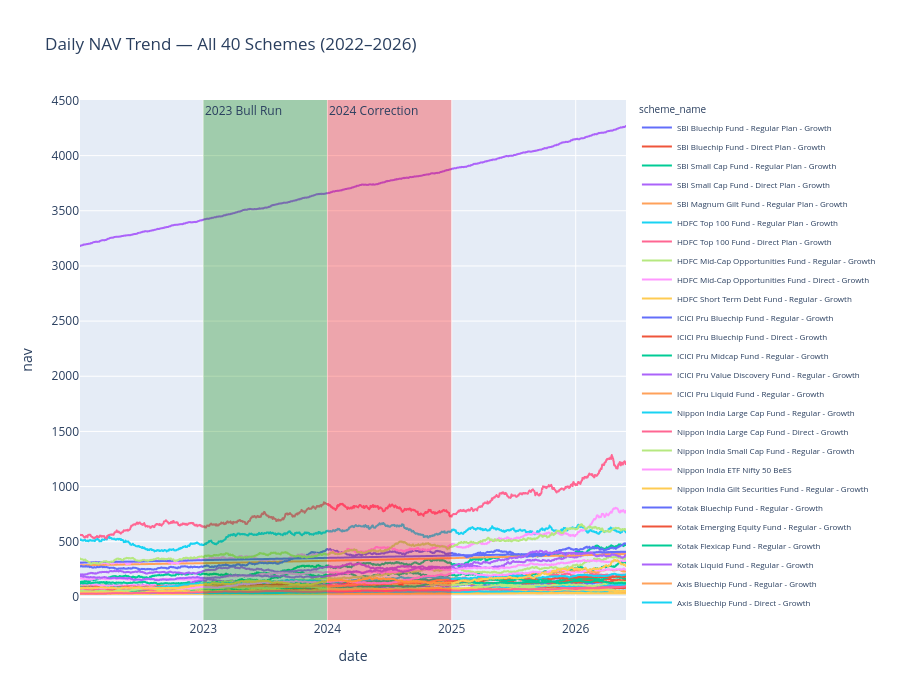

Notebook code cell kept with this figure:
### Markdown cell above
### NAV trend analysis

### Code cell
# Build the line chart: one line per scheme_name, x=date, y=nav
fig = px.line(
    nav_scheme,
    x='date',
    y='nav',
    color='scheme_name',  
    title='Daily NAV Trend — All 40 Schemes (2022–2026)'
)
# Highlight the 2023 bull run — shaded green band
fig.add_vrect(
    x0='2023-01-01', x1='2023-12-31',
    fillcolor='green', opacity=0.3, line_width=0,
    annotation_text='2023 Bull Run', annotation_position='top left'
)
# Highlight the 2024 correction — shaded red band
fig.add_vrect(
    x0='2024-01-01', x1='2024-12-31',
    fillcolor='red', opacity=0.3, line_width=0,
    annotation_text='2024 Correction', annotation_position='top left'
)
fig.update_layout(legend=dict(font=dict(size=8)), height=700)
# Saving to png format

fig.show()

### Figure 1 — Plotly figure (JSON) as saved in the notebook; plotly's stock layout.template omitted (floating-point values rounded to 4 significant figures; data arrays with more than 128 entries replaced by an {"elided": "..."} marker saying what was removed)
{"data": [{"hovertemplate": "scheme_name=SBI Bluechip Fund - Regular Plan - Growth<br>date=%{x}<br>nav=%{y}<extra></extra>", "legendgroup": "SBI Bluechip Fund - Regular Plan - Growth", "line": {"color": "#636efa", "dash": "solid"}, "marker": {"symbol": "circle"}, "mode": "lines", "name": "SBI Bluechip Fund - Regular Plan - Growth", "showlegend": true, "type": "scattergl", "x": {"elided": "1150 str values"}, "xaxis": "x", "y": {"elided": "1150 float values"}, "yaxis": "y"}, {"hovertemplate": "scheme_name=SBI Bluechip Fund - Direct Plan - Growth<br>date=%{x}<br>nav=%{y}<extra></extra>", "legendgroup": "SBI Bluechip Fund - Direct Plan - Growth", "line": {"color": "#EF553B", "dash": "solid"}, "marker": {"symbol": "circle"}, "mode": "lines", "name": "SBI Bluechip Fund - Direct Plan - Growth", "showlegend": true, "type": "scattergl", "x": {"elided": "1150 str values"}, "xaxis": "x", "y": {"elided": "1150 float values"}, "yaxis": "y"}, {"hovertemplate": "scheme_name=SBI Small Cap Fund - Regular Plan - Growth<br>date=%{x}<br>nav=%{y}<extra></extra>", "legendgroup": "SBI Small Cap Fund - Regular Plan - Growth", "line": {"color": "#00cc96", "dash": "solid"}, "marker": {"symbol": "circle"}, "mode": "lines", "name": "SBI Small Cap Fund - Regular Plan - Growth", "showlegend": true, "type": "scattergl", "x": {"elided": "1150 str values"}, "xaxis": "x", "y": {"elided": "1150 float values"}, "yaxis": "y"}, {"hovertemplate": "scheme_name=SBI Small Cap Fund - Direct Plan - Growth<br>date=%{x}<br>nav=%{y}<extra></extra>", "legendgroup": "SBI Small Cap Fund - Direct Plan - Growth", "line": {"color": "#ab63fa", "dash": "solid"}, "marker": {"symbol": "circle"}, "mode": "lines", "name": "SBI Small Cap Fund - Direct Plan - Growth", "showlegend": true, "type": "scattergl", "x": {"elided": "1150 str values"}, "xaxis": "x", "y": {"elided": "1150 float values"}, "yaxis": "y"}, {"hovertemplate": "scheme_name=SBI Magnum Gilt Fund - Regular Plan - Growth<br>date=%{x}<br>nav=%{y}<extra></extra>", "legendgroup": "SBI Magnum Gilt Fund - Regular Plan - Growth", "line": {"color": "#FFA15A", "dash": "solid"}, "marker": {"symbol": "circle"}, "mode": "lines", "name": "SBI Magnum Gilt Fund - Regular Plan - Growth", "showlegend": true, "type": "scattergl", "x": {"elided": "1150 str values"}, "xaxis": "x", "y": {"elided": "1150 float values"}, "yaxis": "y"}, {"hovertemplate": "scheme_name=HDFC Top 100 Fund - Regular Plan - Growth<br>date=%{x}<br>nav=%{y}<extra></extra>", "legendgroup": "HDFC Top 100 Fund - Regular Plan - Growth", "line": {"color": "#19d3f3", "dash": "solid"}, "marker": {"symbol": "circle"}, "mode": "lines", "name": "HDFC Top 100 Fund - Regular Plan - Growth", "showlegend": true, "type": "scattergl", "x": {"elided": "1150 str values"}, "xaxis": "x", "y": {"elided": "1150 float values"}, "yaxis": "y"}, {"hovertemplate": "scheme_name=HDFC Top 100 Fund - Direct Plan - Growth<br>date=%{x}<br>nav=%{y}<extra></extra>", "legendgroup": "HDFC Top 100 Fund - Direct Plan - Growth", "line": {"color": "#FF6692", "dash": "solid"}, "marker": {"symbol": "circle"}, "mode": "lines", "name": "HDFC Top 100 Fund - Direct Plan - Growth", "showlegend": true, "type": "scattergl", "x": {"elided": "1150 str values"}, "xaxis": "x", "y": {"elided": "1150 float values"}, "yaxis": "y"}, {"hovertemplate": "scheme_name=HDFC Mid-Cap Opportunities Fund - Regular - Growth<br>date=%{x}<br>nav=%{y}<extra></extra>", "legendgroup": "HDFC Mid-Cap Opportunities Fund - Regular - Growth", "line": {"color": "#B6E880", "dash": "solid"}, "marker": {"symbol": "circle"}, "mode": "lines", "name": "HDFC Mid-Cap Opportunities Fund - Regular - Growth", "showlegend": true, "type": "scattergl", "x": {"elided": "1150 str values"}, "xaxis": "x", "y": {"elided": "1150 float values"}, "yaxis": "y"}, {"hovertemplate": "scheme_name=HDFC Mid-Cap Opportunities Fund - Direct - Growth<br>date=%{x}<br>nav=%{y}<extra></extra>", "legendgroup": "HDFC Mid-Cap Opportunities Fund - Direct - Growth", "line": {"color": "#FF97FF", "dash": "solid"}, "marker": {"symbol": "circle"}, "mode": "lines", "name": "HDFC Mid-Cap Opportunities Fund - Direct - Growth", "showlegend": true, "type": "scattergl", "x": {"elided": "1150 str values"}, "xaxis": "x", "y": {"elided": "1150 float values"}, "yaxis": "y"}, {"hovertemplate": "scheme_name=HDFC Short Term Debt Fund - Regular - Growth<br>date=%{x}<br>nav=%{y}<extra></extra>", "legendgroup": "HDFC Short Term Debt Fund - Regular - Growth", "line": {"color": "#FECB52", "dash": "solid"}, "marker": {"symbol": "circle"}, "mode": "lines", "name": "HDFC Short Term Debt Fund - Regular - Growth", "showlegend": true, "type": "scattergl", "x": {"elided": "1150 str values"}, "xaxis": "x", "y": {"elided": "1150 float values"}, "yaxis": "y"}, {"hovertemplate": "scheme_name=ICICI Pru Bluechip Fund - Regular - Growth<br>date=%{x}<br>nav=%{y}<extra></extra>", "legendgroup": "ICICI Pru Bluechip Fund - Regular - Growth", "line": {"color": "#636efa", "dash": "solid"}, "marker": {"symbol": "circle"}, "mode": "lines", "name": "ICICI Pru Bluechip Fund - Regular - Growth", "showlegend": true, "type": "scattergl", "x": {"elided": "1150 str values"}, "xaxis": "x", "y": {"elided": "1150 float values"}, "yaxis": "y"}, {"hovertemplate": "scheme_name=ICICI Pru Bluechip Fund - Direct - Growth<br>date=%{x}<br>nav=%{y}<extra></extra>", "legendgroup": "ICICI Pru Bluechip Fund - Direct - Growth", "line": {"color": "#EF553B", "dash": "solid"}, "marker": {"symbol": "circle"}, "mode": "lines", "name": "ICICI Pru Bluechip Fund - Direct - Growth", "showlegend": true, "type": "scattergl", "x": {"elided": "1150 str values"}, "xaxis": "x", "y": {"elided": "1150 float values"}, "yaxis": "y"}, {"hovertemplate": "scheme_name=ICICI Pru Midcap Fund - Regular - Growth<br>date=%{x}<br>nav=%{y}<extra></extra>", "legendgroup": "ICICI Pru Midcap Fund - Regular - Growth", "line": {"color": "#00cc96", "dash": "solid"}, "marker": {"symbol": "circle"}, "mode": "lines", "name": "ICICI Pru Midcap Fund - Regular - Growth", "showlegend": true, "type": "scattergl", "x": {"elided": "1150 str values"}, "xaxis": "x", "y": {"elided": "1150 float values"}, "yaxis": "y"}, {"hovertemplate": "scheme_name=ICICI Pru Value Discovery Fund - Regular - Growth<br>date=%{x}<br>nav=%{y}<extra></extra>", "legendgroup": "ICICI Pru Value Discovery Fund - Regular - Growth", "line": {"color": "#ab63fa", "dash": "solid"}, "marker": {"symbol": "circle"}, "mode": "lines", "name": "ICICI Pru Value Discovery Fund - Regular - Growth", "showlegend": true, "type": "scattergl", "x": {"elided": "1150 str values"}, "xaxis": "x", "y": {"elided": "1150 float values"}, "yaxis": "y"}, {"hovertemplate": "scheme_name=ICICI Pru Liquid Fund - Regular - Growth<br>date=%{x}<br>nav=%{y}<extra></extra>", "legendgroup": "ICICI Pru Liquid Fund - Regular - Growth", "line": {"color": "#FFA15A", "dash": "solid"}, "marker": {"symbol": "circle"}, "mode": "lines", "name": "ICICI Pru Liquid Fund - Regular - Growth", "showlegend": true, "type": "scattergl", "x": {"elided": "1150 str values"}, "xaxis": "x", "y": {"elided": "1150 float values"}, "yaxis": "y"}, {"hovertemplate": "scheme_name=Nippon India Large Cap Fund - Regular - Growth<br>date=%{x}<br>nav=%{y}<extra></extra>", "legendgroup": "Nippon India Large Cap Fund - Regular - Growth", "line": {"color": "#19d3f3", "dash": "solid"}, "marker": {"symbol": "circle"}, "mode": "lines", "name": "Nippon India Large Cap Fund - Regular - Growth", "showlegend": true, "type": "scattergl", "x": {"elided": "1150 str values"}, "xaxis": "x", "y": {"elided": "1150 float values"}, "yaxis": "y"}, {"hovertemplate": "scheme_name=Nippon India Large Cap Fund - Direct - Growth<br>date=%{x}<br>nav=%{y}<extra></extra>", "legendgroup": "Nippon India Large Cap Fund - Direct - Growth", "line": {"color": "#FF6692", "dash": "solid"}, "marker": {"symbol": "circle"}, "mode": "lines", "name": "Nippon India Large Cap Fund - Direct - Growth", "showlegend": true, "type": "scattergl", "x": {"elided": "1150 str values"}, "xaxis": "x", "y": {"elided": "1150 float values"}, "yaxis": "y"}, {"hovertemplate": "scheme_name=Nippon India Small Cap Fund - Regular - Growth<br>date=%{x}<br>nav=%{y}<extra></extra>", "legendgroup": "Nippon India Small Cap Fund - Regular - Growth", "line": {"color": "#B6E880", "dash": "solid"}, "marker": {"symbol": "circle"}, "mode": "lines", "name": "Nippon India Small Cap Fund - Regular - Growth", "showlegend": true, "type": "scattergl", "x": {"elided": "1150 str values"}, "xaxis": "x", "y": {"elided": "1150 float values"}, "yaxis": "y"}, {"hovertemplate": "scheme_name=Nippon India ETF Nifty 50 BeES<br>date=%{x}<br>nav=%{y}<extra></extra>", "legendgroup": "Nippon India ETF Nifty 50 BeES", "line": {"color": "#FF97FF", "dash": "solid"}, "marker": {"symbol": "circle"}, "mode": "lines", "name": "Nippon India ETF Nifty 50 BeES", "showlegend": true, "type": "scattergl", "x": {"elided": "1150 str values"}, "xaxis": "x", "y": {"elided": "1150 float values"}, "yaxis": "y"}, {"hovertemplate": "scheme_name=Nippon India Gilt Securities Fund - Regular - Growth<br>date=%{x}<br>nav=%{y}<extra></extra>", "legendgroup": "Nippon India Gilt Securities Fund - Regular - Growth", "line": {"color": "#FECB52", "dash": "solid"}, "marker": {"symbol": "circle"}, "mode": "lines", "name": "Nippon India Gilt Securities Fund - Regular - Growth", "showlegend": true, "type": "scattergl", "x": {"elided": "1150 str values"}, "xaxis": "x", "y": {"elided": "1150 float values"}, "yaxis": "y"}, {"hovertemplate": "scheme_name=Kotak Bluechip Fund - Regular - Growth<br>date=%{x}<br>nav=%{y}<extra></extra>", "legendgroup": "Kotak Bluechip Fund - Regular - Growth", "line": {"color": "#636efa", "dash": "solid"}, "marker": {"symbol": "circle"}, "mode": "lines", "name": "Kotak Bluechip Fund - Regular - Growth", "showlegend": true, "type": "scattergl", "x": {"elided": "1150 str values"}, "xaxis": "x", "y": {"elided": "1150 float values"}, "yaxis": "y"}, {"hovertemplate": "scheme_name=Kotak Emerging Equity Fund - Regular - Growth<br>date=%{x}<br>nav=%{y}<extra></extra>", "legendgroup": "Kotak Emerging Equity Fund - Regular - Growth", "line": {"color": "#EF553B", "dash": "solid"}, "marker": {"symbol": "circle"}, "mode": "lines", "name": "Kotak Emerging Equity Fund - Regular - Growth", "showlegend": true, "type": "scattergl", "x": {"elided": "1150 str values"}, "xaxis": "x", "y": {"elided": "1150 float values"}, "yaxis": "y"}, {"hovertemplate": "scheme_name=Kotak Flexicap Fund - Regular - Growth<br>date=%{x}<br>nav=%{y}<extra></extra>", "legendgroup": "Kotak Flexicap Fund - Regular - Growth", "line": {"color": "#00cc96", "dash": "solid"}, "marker": {"symbol": "circle"}, "mode": "lines", "name": "Kotak Flexicap Fund - Regular - Growth", "showlegend": true, "type": "scattergl", "x": {"elided": "1150 str values"}, "xaxis": "x", "y": {"elided": "1150 float values"}, "yaxis": "y"}, {"hovertemplate": "scheme_name=Kotak Liquid Fund - Regular - Growth<br>date=%{x}<br>nav=%{y}<extra></extra>", "legendgroup": "Kotak Liquid Fund - Regular - Growth", "line": {"color": "#ab63fa", "dash": "solid"}, "marker": {"symbol": "circle"}, "mode": "lines", "name": "Kotak Liquid Fund - Regular - Growth", "showlegend": true, "type": "scattergl", "x": {"elided": "1150 str values"}, "xaxis": "x", "y": {"elided": "1150 float values"}, "yaxis": "y"}, {"hovertemplate": "scheme_name=Axis Bluechip Fund - Regular - Growth<br>date=%{x}<br>nav=%{y}<extra></extra>", "legendgroup": "Axis Bluechip Fund - Regular - Growth", "line": {"color": "#FFA15A", "dash": "solid"}, "marker": {"symbol": "circle"}, "mode": "lines", "name": "Axis Bluechip Fund - Regular - Growth", "showlegend": true, "type": "scattergl", "x": {"elided": "1150 str values"}, "xaxis": "x", "y": {"elided": "1150 float values"}, "yaxis": "y"}, {"hovertemplate": "scheme_name=Axis Bluechip Fund - Direct - Growth<br>date=%{x}<br>nav=%{y}<extra></extra>", "legendgroup": "Axis Bluechip Fund - Direct - Growth", "line": {"color": "#19d3f3", "dash": "solid"}, "marker": {"symbol": "circle"}, "mode": "lines", "name": "Axis Bluechip Fund - Direct - Growth", "showlegend": true, "type": "scattergl", "x": {"elided": "1150 str values"}, "xaxis": "x", "y": {"elided": "1150 float values"}, "yaxis": "y"}, {"hovertemplate": "scheme_name=Axis Midcap Fund - Regular - Growth<br>date=%{x}<br>nav=%{y}<extra></extra>", "legendgroup": "Axis Midcap Fund - Regular - Growth", "line": {"color": "#FF6692", "dash": "solid"}, "marker": {"symbol": "circle"}, "mode": "lines", "name": "Axis Midcap Fund - Regular - Growth", "showlegend": true, "type": "scattergl", "x": {"elided": "1150 str values"}, "xaxis": "x", "y": {"elided": "1150 float values"}, "yaxis": "y"}, {"hovertemplate": "scheme_name=Axis Small Cap Fund - Regular - Growth<br>date=%{x}<br>nav=%{y}<extra></extra>", "legendgroup": "Axis Small Cap Fund - Regular - Growth", "line": {"color": "#B6E880", "dash": "solid"}, "marker": {"symbol": "circle"}, "mode": "lines", "name": "Axis Small Cap Fund - Regular - Growth", "showlegend": true, "type": "scattergl", "x": {"elided": "1150 str values"}, "xaxis": "x", "y": {"elided": "1150 float values"}, "yaxis": "y"}, {"hovertemplate": "scheme_name=ABSL Frontline Equity Fund - Regular - Growth<br>date=%{x}<br>nav=%{y}<extra></extra>", "legendgroup": "ABSL Frontline Equity Fund - Regular - Growth", "line": {"color": "#FF97FF", "dash": "solid"}, "marker": {"symbol": "circle"}, "mode": "lines", "name": "ABSL Frontline Equity Fund - Regular - Growth", "showlegend": true, "type": "scattergl", "x": {"elided": "1150 str values"}, "xaxis": "x", "y": {"elided": "1150 float values"}, "yaxis": "y"}, {"hovertemplate": "scheme_name=ABSL Small Cap Fund - Regular - Growth<br>date=%{x}<br>nav=%{y}<extra></extra>", "legendgroup": "ABSL Small Cap Fund - Regular - Growth", "line": {"color": "#FECB52", "dash": "solid"}, "marker": {"symbol": "circle"}, "mode": "lines", "name": "ABSL Small Cap Fund - Regular - Growth", "showlegend": true, "type": "scattergl", "x": {"elided": "1150 str values"}, "xaxis": "x", "y": {"elided": "1150 float values"}, "yaxis": "y"}, {"hovertemplate": "scheme_name=ABSL Liquid Fund - Regular - Growth<br>date=%{x}<br>nav=%{y}<extra></extra>", "legendgroup": "ABSL Liquid Fund - Regular - Growth", "line": {"color": "#636efa", "dash": "solid"}, "marker": {"symbol": "circle"}, "mode": "lines", "name": "ABSL Liquid Fund - Regular - Growth", "showlegend": true, "type": "scattergl", "x": {"elided": "1150 str values"}, "xaxis": "x", "y": {"elided": "1150 float values"}, "yaxis": "y"}, {"hovertemplate": "scheme_name=UTI Nifty 50 Index Fund - Regular - Growth<br>date=%{x}<br>nav=%{y}<extra></extra>", "legendgroup": "UTI Nifty 50 Index Fund - Regular - Growth", "line": {"color": "#EF553B", "dash": "solid"}, "marker": {"symbol": "circle"}, "mode": "lines", "name": "UTI Nifty 50 Index Fund - Regular - Growth", "showlegend": true, "type": "scattergl", "x": {"elided": "1150 str values"}, "xaxis": "x", "y": {"elided": "1150 float values"}, "yaxis": "y"}, {"hovertemplate": "scheme_name=UTI Mid Cap Fund - Regular - Growth<br>date=%{x}<br>nav=%{y}<extra></extra>", "legendgroup": "UTI Mid Cap Fund - Regular - Growth", "line": {"color": "#00cc96", "dash": "solid"}, "marker": {"symbol": "circle"}, "mode": "lines", "name": "UTI Mid Cap Fund - Regular - Growth", "showlegend": true, "type": "scattergl", "x": {"elided": "1150 str values"}, "xaxis": "x", "y": {"elided": "1150 float values"}, "yaxis": "y"}, {"hovertemplate": "scheme_name=UTI Flexi Cap Fund - Regular - Growth<br>date=%{x}<br>nav=%{y}<extra></extra>", "legendgroup": "UTI Flexi Cap Fund - Regular - Growth", "line": {"color": "#ab63fa", "dash": "solid"}, "marker": {"symbol": "circle"}, "mode": "lines", "name": "UTI Flexi Cap Fund - Regular - Growth", "showlegend": true, "type": "scattergl", "x": {"elided": "1150 str values"}, "xaxis": "x", "y": {"elided": "1150 float values"}, "yaxis": "y"}, {"hovertemplate": "scheme_name=Mirae Asset Large Cap Fund - Regular - Growth<br>date=%{x}<br>nav=%{y}<extra></extra>", "legendgroup": "Mirae Asset Large Cap Fund - Regular - Growth", "line": {"color": "#FFA15A", "dash": "solid"}, "marker": {"symbol": "circle"}, "mode": "lines", "name": "Mirae Asset Large Cap Fund - Regular - Growth", "showlegend": true, "type": "scattergl", "x": {"elided": "1150 str values"}, "xaxis": "x", "y": {"elided": "1150 float values"}, "yaxis": "y"}, {"hovertemplate": "scheme_name=Mirae Asset Emerging Bluechip Fund - Regular - Growth<br>date=%{x}<br>nav=%{y}<extra></extra>", "legendgroup": "Mirae Asset Emerging Bluechip Fund - Regular - Growth", "line": {"color": "#19d3f3", "dash": "solid"}, "marker": {"symbol": "circle"}, "mode": "lines", "name": "Mirae Asset Emerging Bluechip Fund - Regular - Growth", "showlegend": true, "type": "scattergl", "x": {"elided": "1150 str values"}, "xaxis": "x", "y": {"elided": "1150 float values"}, "yaxis": "y"}, {"hovertemplate": "scheme_name=Mirae Asset Tax Saver Fund - Regular - Growth<br>date=%{x}<br>nav=%{y}<extra></extra>", "legendgroup": "Mirae Asset Tax Saver Fund - Regular - Growth", "line": {"color": "#FF6692", "dash": "solid"}, "marker": {"symbol": "circle"}, "mode": "lines", "name": "Mirae Asset Tax Saver Fund - Regular - Growth", "showlegend": true, "type": "scattergl", "x": {"elided": "1150 str values"}, "xaxis": "x", "y": {"elided": "1150 float values"}, "yaxis": "y"}, {"hovertemplate": "scheme_name=DSP Top 100 Equity Fund - Regular - Growth<br>date=%{x}<br>nav=%{y}<extra></extra>", "legendgroup": "DSP Top 100 Equity Fund - Regular - Growth", "line": {"color": "#B6E880", "dash": "solid"}, "marker": {"symbol": "circle"}, "mode": "lines", "name": "DSP Top 100 Equity Fund - Regular - Growth", "showlegend": true, "type": "scattergl", "x": {"elided": "1150 str values"}, "xaxis": "x", "y": {"elided": "1150 float values"}, "yaxis": "y"}, {"hovertemplate": "scheme_name=DSP Midcap Fund - Regular - Growth<br>date=%{x}<br>nav=%{y}<extra></extra>", "legendgroup": "DSP Midcap Fund - Regular - Growth", "line": {"color": "#FF97FF", "dash": "solid"}, "marker": {"symbol": "circle"}, "mode": "lines", "name": "DSP Midcap Fund - Regular - Growth", "showlegend": true, "type": "scattergl", "x": {"elided": "1150 str values"}, "xaxis": "x", "y": {"elided": "1150 float values"}, "yaxis": "y"}, {"hovertemplate": "scheme_name=DSP Small Cap Fund - Regular - Growth<br>date=%{x}<br>nav=%{y}<extra></extra>", "legendgroup": "DSP Small Cap Fund - Regular - Growth", "line": {"color": "#FECB52", "dash": "solid"}, "marker": {"symbol": "circle"}, "mode": "lines", "name": "DSP Small Cap Fund - Regular - Growth", "showlegend": true, "type": "scattergl", "x": {"elided": "1150 str values"}, "xaxis": "x", "y": {"elided": "1150 float values"}, "yaxis": "y"}], "layout": {"annotations": [{"showarrow": false, "text": "2023 Bull Run", "x": "2023-01-01", "xanchor": "left", "xref": "x", "y": 1, "yanchor": "top", "yref": "y domain"}, {"showarrow": false, "text": "2024 Correction", "x": "2024-01-01", "xanchor": "left", "xref": "x", "y": 1, "yanchor": "top", "yref": "y domain"}], "height": 700, "legend": {"font": {"size": 8}, "title": {"text": "scheme_name"}, "tracegroupgap": 0}, "shapes": [{"fillcolor": "green", "line": {"width": 0}, "opacity": 0.3, "type": "rect", "x0": "2023-01-01", "x1": "2023-12-31", "xref": "x", "y0": 0, "y1": 1, "yref": "y domain"}, {"fillcolor": "red", "line": {"width": 0}, "opacity": 0.3, "type": "rect", "x0": "2024-01-01", "x1": "2024-12-31", "xref": "x", "y0": 0, "y1": 1, "yref": "y domain"}], "title": {"text": "Daily NAV Trend — All 40 Schemes (2022–2026)"}, "xaxis": {"anchor": "y", "domain": [0, 1], "title": {"text": "date"}}, "yaxis": {"anchor": "x", "domain": [0, 1], "title": {"text": "nav"}}}}
